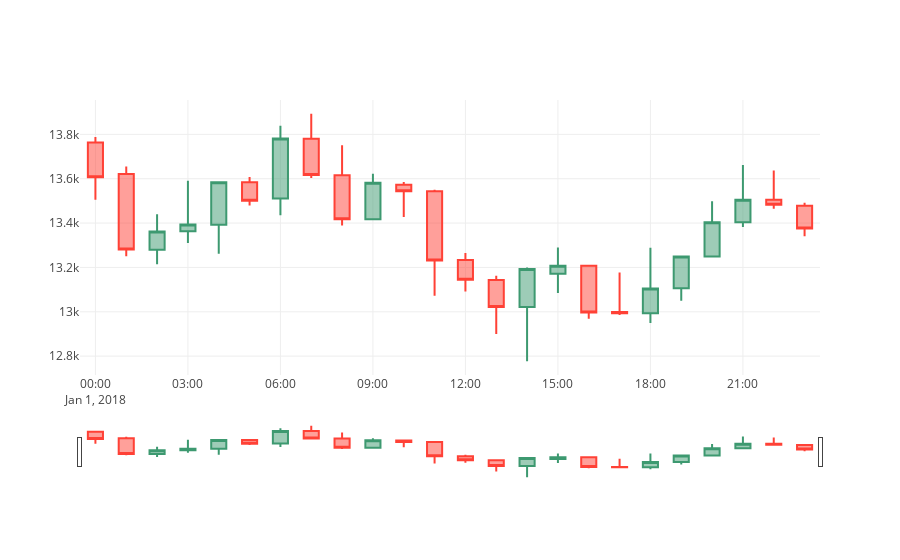

Notebook code for this chart:
### Code cell
ohlcs = go.Candlestick(x=df_ohlc.index,
                       open=df_ohlc.open,
                       high=df_ohlc.high,
                       low=df_ohlc.low,
                       close=df_ohlc.close)
plotly.offline.iplot([ohlcs])
